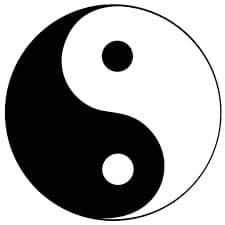
#> input picture kunfu.jpg, 225 x 225 px
$ python main.py
#> lines starting #> are read from the running program, lines starting #| are printed output that depends on the picture
import numpy as np
from PIL import Image  # ImageFilter, you can add if you need
image = Image.open('kunfu.jpg')
#> image is the input picture: PIL image 225x225 RGB; min 0, max 255, mean 160.3
image = image.convert('RGB')
arrayView = np.array(image)
data = image.getdata()
newArrayEl = []


def white_color():
    colors = []
    for i in range(200, 256):
        item_c = (i, i, i)
        colors.append(item_c)
    return colors


def black_color():
    colors = []
    for i in range(0, 121):
        item_c = (i, i, i)
        colors.append(item_c)
    return colors


for item in data:
    if item in white_color():
        newArrayEl.append((0, 0, 0))
    elif item in black_color():
        newArrayEl.append((255, 255, 255))
    else:
        newArrayEl.append(item)
#> after the loop, newArrayEl = 50625 items

# converting a new array to a pic
image.putdata(newArrayEl)
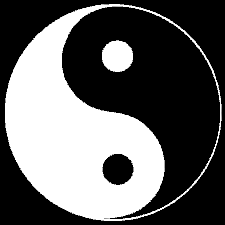
#> image: PIL image 225x225 RGB; min 0, max 255, mean 96.6

# original = image.filter(ImageFilter.BLUR)
# original.save('kunfu1.jpg')
# original.show()

image.save("kunfu1.jpg")
image.show()
